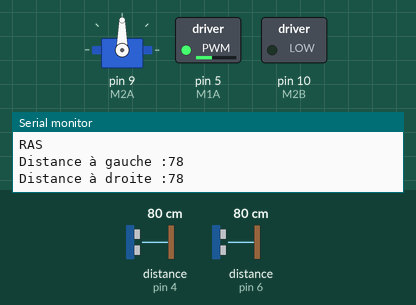
This sketch was run on a simulated Arduino Uno, built with avr-gcc and run on an emulated ATmega328P. Shown: servo, switched loads named in the sketch (green lamp = pin HIGH), the last lines printed to the serial monitor. Wiring (inferred from the names in the program): 2 × ultrasonic range finder: trigger pin 2, echo pin 4 / trigger pin 7, echo pin 6. The inputs (shaded band) are chosen by the test bench; at power-on: distance to the obstacle (sensors on pin 4, pin 6) 80 cm. The echo pulse lasts 58.3 µs per cm; pins used as bus, display or sensor lines are not drawn.

Above: at 1.2 s.
1.3 s: distance to the obstacle (sensor on pin 4) set to 13 cm
2.8 s: distance to the obstacle (sensor on pin 4) set to 10 cm
At 5.6 s:
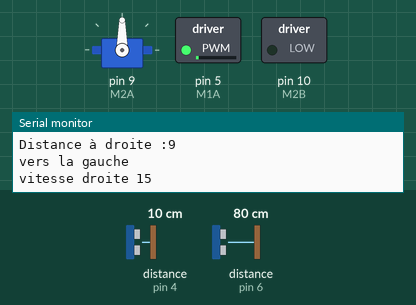
7.6 s: distance to the obstacle (sensor on pin 6) set to 9 cm
10.6 s: distance to the obstacle (sensor on pin 6) set to 11 cm
Timing chart, 0 to 13.6 s (numbered marks = the images above; inputs shaded):
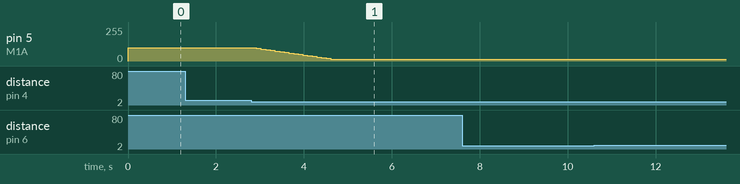

The sketch:

rotation_moteurs.ino
```cpp
const int trig = 2; //ports associés au premier capteur à ultrasons
const int echo = 4;
const int trig2 = 7; //ports associés au deuxième capteur à ultrasons
const int echo2 = 6;

int M1B = 6; //ports associés au premier moteur placé sur la droite du robot
int M1A = 5;
int M2A = 9; //ports associés au deuxième moteur placé sur la gauche du robot
int M2B = 10;
int i = 5;
int distance_droite = 0;
int distance_gauche = 0;
int vitesse_droite = 100; //vitesse par défaut du moteur de droite, la valeur est choisie arbitrairement pour l'instant
int vitesse_gauche = 100; //vitesse par défaut du moteur de gauche, la valeur est choisie arbitrairement pour l'instant
#include <Servo.h>
#include "Tourner.h"
#include "Detection.h"
Servo servo1;

void setup() {
  servo1.attach(9);
  pinMode(M1B, OUTPUT);
  pinMode(M1A, OUTPUT);
  pinMode(M2A, OUTPUT);
  pinMode(M2B, OUTPUT);
  pinMode(trig, OUTPUT);
  pinMode(echo, INPUT);
  pinMode(trig2, OUTPUT);
  pinMode(echo2, INPUT);
  Serial.begin(9600);
  digitalWrite(M1B, LOW);
  digitalWrite(M2B, LOW);
  analogWrite(M1A, vitesse_droite); // Les ports M1A et M2A sont sur des ports PWD de la carte Arduino, nous pouvons donc faire varier leur vitesse à une valeur précise (entre 0 et 255)
  analogWrite(M2A, vitesse_gauche);

}
void loop() {
  Detection detecter;
  Tourner tourne;
  tourne.controle_vitesses_limites(vitesse_droite,vitesse_gauche);
  detecter.mesure_distance(trig, echo, trig2, echo2, distance_droite, distance_gauche);
  detecter.detection_obstacle(distance_droite, distance_gauche, vitesse_droite, vitesse_gauche, i, M1A, M2A);

}
```

Detection.cpp
```cpp
#include <Arduino.h>
#include "Detection.h"
#include <Servo.h>

Detection::Detection(){}

Detection::~Detection(){}

void Detection::mesure_distance(int trig, int echo, int trig2, int echo2, int &distance_droite, int &distance_gauche) //fonction ayant pour but d'utiliser les capteurs à ultrasons
// afin de mesurer les distances entre le robot et un obstacle à gauche et à droite
{
  digitalWrite(trig,HIGH); //le port trig du capteur lance un ultrason
  delayMicroseconds(10);
  digitalWrite(trig,LOW);
  distance_droite = pulseIn(echo,HIGH)/2*0.034; // echo prends le temps de l'aller-retour de l'ultrason, on convertit ce temps en distance en mm.
  digitalWrite(trig2,HIGH);// même opération pour le second capteur
  delayMicroseconds(10);
  digitalWrite(trig2,LOW);
  distance_gauche = pulseIn(echo2,HIGH)/2*0.034;
  Serial.print("Distance à gauche :");
  Serial.println(distance_gauche);
  Serial.print("Distance à droite :");
  Serial.println(distance_droite);
}

void Detection::detection_obstacle(int &distance_droite, int &distance_gauche, int &vitesse_droite, int &vitesse_gauche, int i, int M1A, int M2A)
{
  // De manière arbitraire, nous avons décidé qu'un obstacle est proche à partir d'une distance de 10mm, mais cette valeur changera après les tests en pratique

  if (distance_droite > 10 and distance_gauche > 10){
    tourner.toutdroit(vitesse_droite, vitesse_gauche, M1A, M2A); //si les obstacles sont trop loins; il n'y a pas besoin de tourner
  }
  else if (distance_droite > distance_gauche or distance_droite <=10 and distance_gauche <=10){
    tourner.tourneradroite(vitesse_gauche, vitesse_droite, M2A, i); // si la distance du capteur de gauche est inférieure à celle de droite, l'obstacle est proche et à gauche, il faut donc tourner à droite
  }                                                                 // Nous avons aussi décidé qu'en cas de distances égales, le robot tournerai à droite.

  else if (distance_droite < distance_gauche){
    tourner.tourneragauche(vitesse_droite, vitesse_gauche, M1A, i); // si la distance du capteur de droite est inférieure à celle de gauche, l'obstacle est proche et à droite, il faut donc tourner à gauche
  }
}
```

Detection.h
```cpp
#ifndef Detection_h
#define Detection_h
#include "Tourner.h"
#include <Servo.h>
class Detection
{
private:
  Tourner tourner;
public:
  Detection();
  ~Detection();
  void mesure_distance(int trig, int echo, int trig2, int echo2, int &distance_droite, int &distance_gauche);
  void detection_obstacle(int &distance_droite, int &distance_gauche, int &vitesse_droite, int &vitesse_gauche, int i, int M1A, int M2A);


};
#endif
```

Tourner.cpp
```cpp
#include "Tourner.h"
#include <Arduino.h>
#include <Servo.h>

Tourner::Tourner(){}

Tourner::~Tourner(){}

//Nous avons décider de tourner de manière progressive en modifiant progressivement les vitesses dans le but d'avoir un mouvement plus fluide en pratique

void Tourner::tourneradroite(int &vitesse_gauche, int &vitesse_droite,int M2A, int i) //rotation vers la droite
{
  Serial.println("vers la droite");
    vitesse_gauche -= i; //Pour touner vers la droite, il faut réduire la vitesse du moteur de gauche
    Serial.print("vitesse droite ");
    Serial.println(vitesse_droite);
    Serial.print("vitesse gauche ");
    Serial.println(vitesse_gauche);
    analogWrite(M2A, vitesse_gauche);
}

void Tourner::tourneragauche(int &vitesse_droite, int &vitesse_gauche, int M1A, int i) //rotation vers la gauche
{
  Serial.println("vers la gauche");
    vitesse_droite -= i; //Pour tourner vers la gauche, il faut réduire la vitesse du moteur de droite
    Serial.print("vitesse droite ");
    Serial.println(vitesse_droite);
    Serial.print("vitesse gauche ");
    Serial.println(vitesse_gauche);
    analogWrite(M1A, vitesse_droite);
}

void Tourner::toutdroit(int &vitesse_droite,int &vitesse_gauche, int M1A, int M2A) //le robot avance sans tourner
{
  Serial.println("RAS");
  vitesse_droite = 100; //Comme le robot n'a pas besoin de tourner, les moteurs peuvent en théorie revenir à leurs vitesses par défaut
  vitesse_gauche = 100; //Nous n'avons cependant pas encore fait d'essais en pratique, donc cette fonction changera peut-être plus tard
  analogWrite(M1A, vitesse_droite);
  analogWrite(M2A, vitesse_gauche);
}

void Tourner::controle_vitesses_limites(int &vitesse_droite, int &vitesse_gauche)
{ //Nous ne voulons pas qu'un moteur tourne trop lentement pour l'instant, nous limitons donc leurs vitesses
  if (vitesse_droite < 20) {vitesse_droite = 20;}
  else if (vitesse_gauche < 20) {vitesse_gauche = 20;}
}
```

Tourner.h
```cpp
#ifndef Tourner_h
#define Tourner_h
#include <Servo.h>
class Tourner
{
private:


public:
  Tourner();
  ~Tourner();
  void tourneradroite(int &vitesse_gauche, int &vitesse_droite, int M2A, int i);
  void tourneragauche(int &vitesse_droite, int &vitesse_gauche, int M1A, int i);
  void toutdroit(int &vitesse_droite,int &vitesse_gauche, int M1A, int M2A);
  void controle_vitesses_limites(int &vitesse_droite, int &vitesse_gauche);

};

#endif
```

Measured:
- the behaviour switches between 12 and 11 cm on distance to the obstacle (sensor on pin 4) (found by bisection; images 0 and 1)
- after the input at 2.8 s, pin 5 (M1A): moves from 100/255 to 15/255 over 1.7 s, starting after 0.12 s
